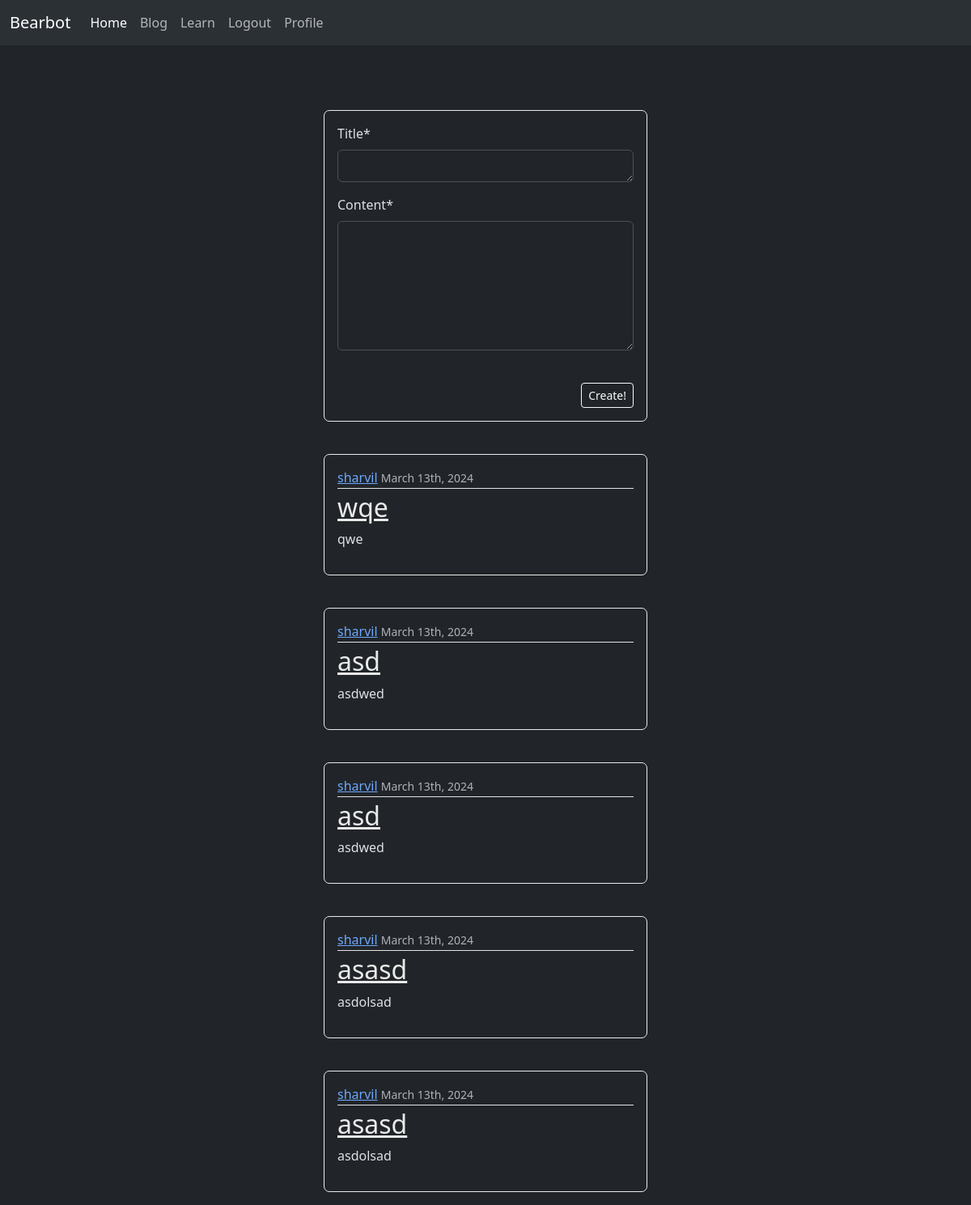
The app's page /blog/ (signed in), older data.
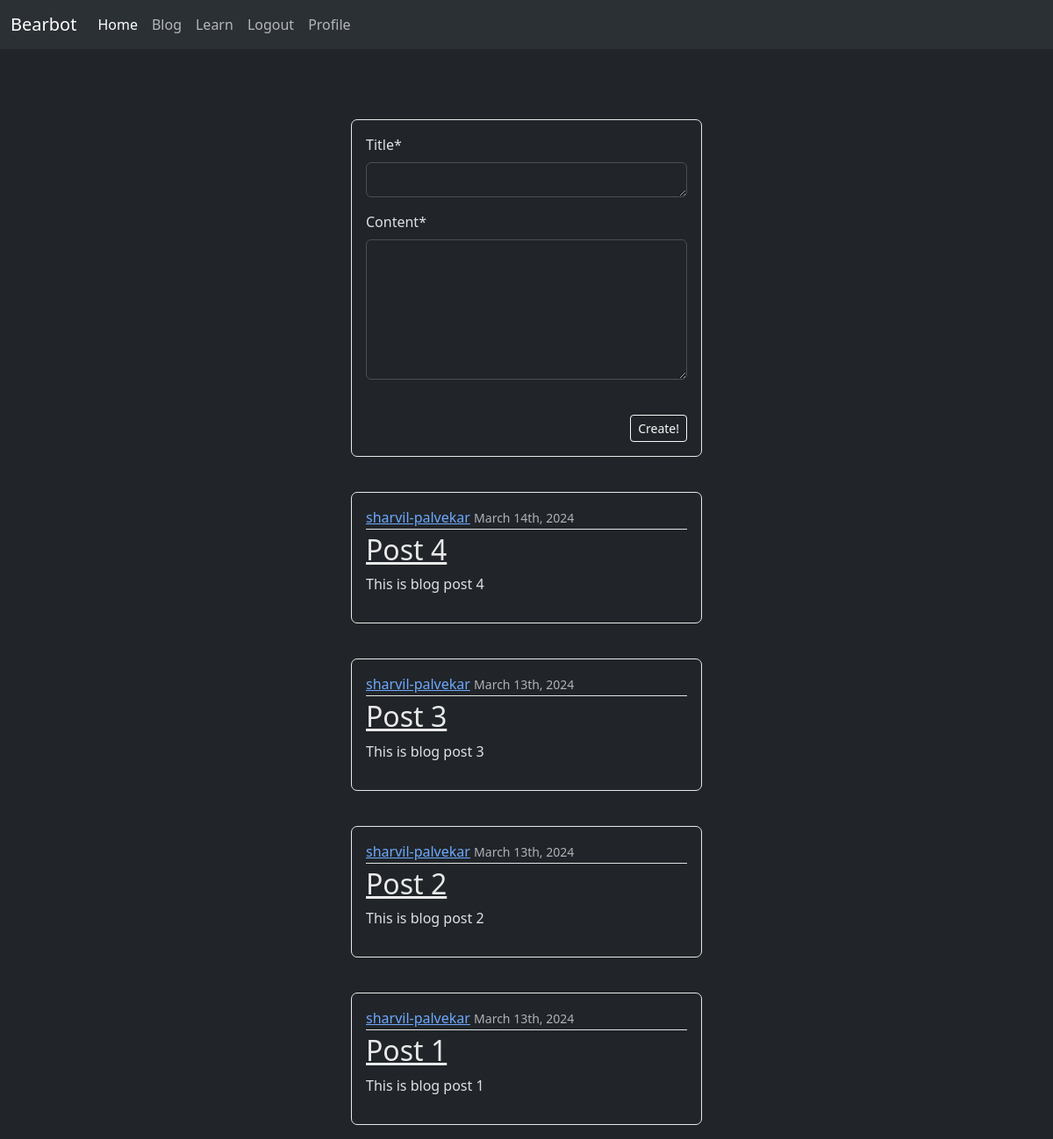
The same page, newer data.
### blog/models.py (models this page shows, shortened)
class Post(models.Model):
    title = models.TextField(max_length = 10)
    content = models.TextField()
    date_posted = models.DateTimeField(default = timezone.now)
    author = models.ForeignKey(User, on_delete = models.CASCADE )

### blog/views.py (the view)
# urls.py: path('blog/', views.blg, name='blog'),
def blg(request):
    posts = Post.objects.all().order_by('-date_posted')
    if request.method == 'POST':
        form = PostCreationForm(request.POST)
        if form.is_valid():
            post = form.save(commit=False)
            post.author = request.user
            post.save()
            return redirect('blog')
    else:
        form = PostCreationForm()
    return render(request,'blog/blog_home.html', {'posts':posts,'forms':form})

### blog/forms.py
class PostCreationForm(forms.ModelForm):
    class Meta:
        model = Post
        fields = ['title', 'content']

### blog/templates/blog/blog_home.html (shortened to what this page needs)
  {%extends "dashboard/nav.html"%}
{%load static%}
{%load crispy_forms_tags%}
{% block content %}
{%if user.is_authenticated%}
 <article id="ghas" class="media content-section">
  <form method="post" action="{%url 'blog'%}">
        <div class="media-body">
          {{forms|crispy}}
        </div>
        <div id="button" class="d-md-flex justify-content-sm-end" ">
        <button id="but" type=" submit" class="btn btn-outline-light btn-sm"> Create!</button>
      </div>
  </form>
      </article>
{%for post in posts%}
    <article id="gha" class="media content-section">
        <div class="media-body">
          <div class="article-metadata">
            <a class="mr-2" href="{%url 'profile'%}">{{ post.author }}</a>
            <small class="text-muted">{{ post.date_posted | date:"F dS, Y" }}</small>
          </div>
          <h2><a class="article-title" href="#">{{ post.title }}</a></h2>
          <p class="article-content">{{ post.content }}</p>
        </div>
      </article>
{% endfor %}
{%endif%}
{% endblock content %}

### dashboard/templates/dashboard/nav.html (shortened to what this page needs)
<!DOCTYPE html>
<html>
<head>
	<link href="https://cdn.jsdelivr.net/npm/bootstrap@5.3.3/dist/css/bootstrap.min.css" rel="stylesheet">
</head>
<body data-bs-theme="dark">
<nav class="navbar navbar-expand-lg bg-body-tertiary ">
  <div class="container-fluid">
    <a class="navbar-brand" href="{%url 'dashboard' %}">Bearbot</a>
    <div class="collapse navbar-collapse" id="navbarNavAltMarkup">
      <div class="navbar-nav">
        <a class="nav-link active" aria-current="page" href="{%url 'dashboard' %}">Home</a>
        <a class="nav-link" href="{%url 'blog'%}">Blog</a>
        <a class="nav-link" href="{%url 'learn'%}">Learn</a>
      </div>
              <div class="navbar-nav">
                {% if user.is_authenticated %}
                <form method="POST" action = {% url "logout" %}>
                  <button class="btn btn-link nav-item nav-link"  type="submit">Logout</button>
                <a class="nav-item nav-link" href="{% url "profile" %}">Profile</a>
                {% else %}
                <a class="nav-item nav-link" href="{% url "login" %}">Login</a>
                <a class="nav-item nav-link" href="{% url "register" %}">Register</a>
                {% endif %}
    </div>
  </div>
</nav>
{%block content%}{%endblock%}
</body>
</html>

### blog/templates/blog/blog_home.html (style rules this page uses)
#gha { margin: 5vh; margin-bottom: 2vh; margin-right: 50vh; margin-left: 50vh; border: 1px solid; border-color: rgb(233, 233, 233, 1.0); border-radius: 7px; padding: 2vh; }
#ghas { margin: 10vh; margin-bottom: 2vh; margin-right: 50vh; margin-left: 50vh; border: 1px solid; border-color: rgb(233, 233, 233, 1.0); border-radius: 7px; padding: 2vh; }
.article-title { color: rgb(233, 233, 233, 1.0); }
.article-content { white-space: pre-line; }
.article-metadata { padding-bottom: 1px; margin-bottom: 4px; border-bottom: 1px solid #e3e3e3 }
#id_title { height: 5vh; }
#id_content { height: 20vh; }
#but { margin-top: 3vh; }

Row changes from the older to the newer data that the page shows:
removed Post: author "sharvil", date_posted "March 13th, 2024", title "wqe", content "qwe"
removed Post: author "sharvil", date_posted "March 13th, 2024", title "asd", content "asdwed"
added Post: author "sharvil-palvekar", date_posted "March 14th, 2024", title "Post 4", content "This is blog post 4"
changed Post: author "sharvil" → "sharvil-palvekar"; title "asd" → "Post 3"; content "asdwed" → "This is blog post 3"
changed Post: author "sharvil" → "sharvil-palvekar"; title "asasd" → "Post 2"; content "asdolsad" → "This is blog post 2"
changed Post: author "sharvil" → "sharvil-palvekar"; title "asasd" → "Post 1"; content "asdolsad" → "This is blog post 1"
